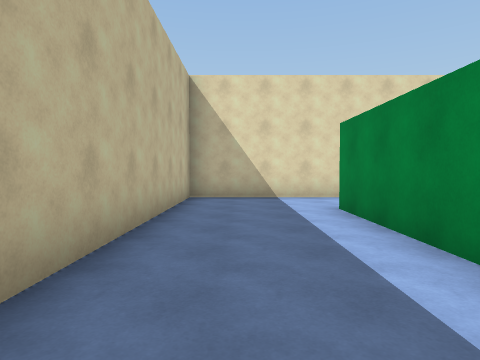
view 1 (above)

14 first-person views from a walk through a scene from a Unity 3-D project. The camera is 1.4 m above the floor, tilts 2° down and sees 75° across. The floor is counted in squares, 2 m on a side. Each view is taken from the middle of a square. On the plan, view 1 faces up. The plan holds only what a view shows up to about 10 squares ahead; the rest is blank. The player is left out.

view 2
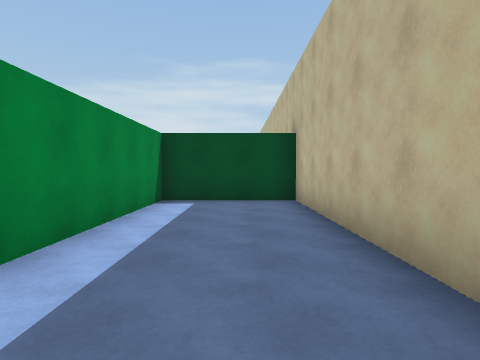

view 3
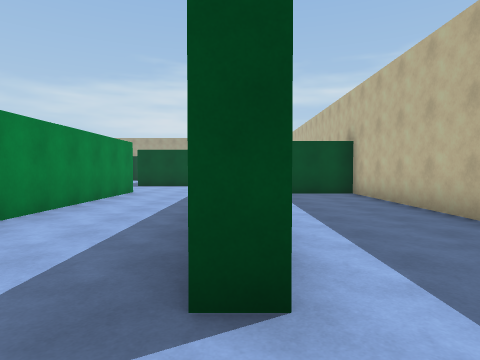

view 4
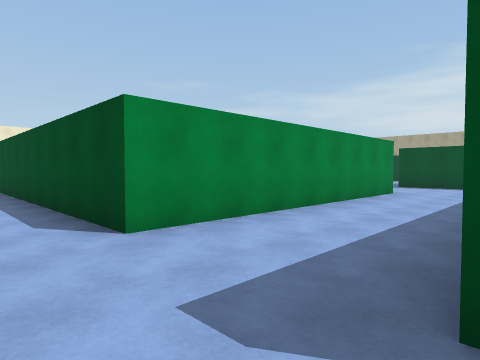

view 5
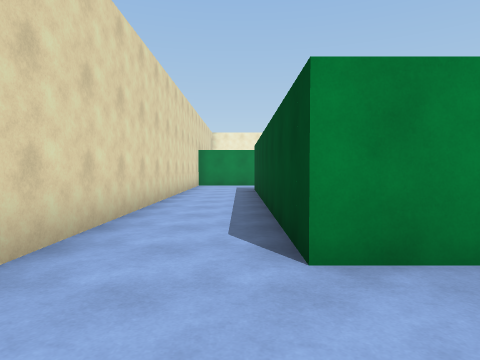

view 6
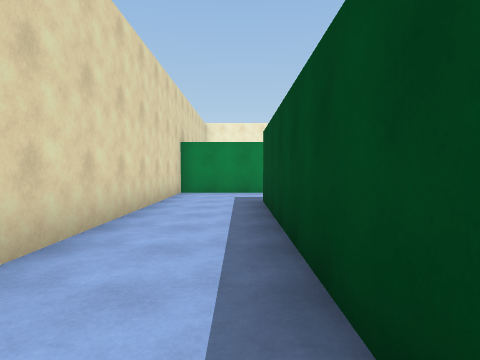

view 7
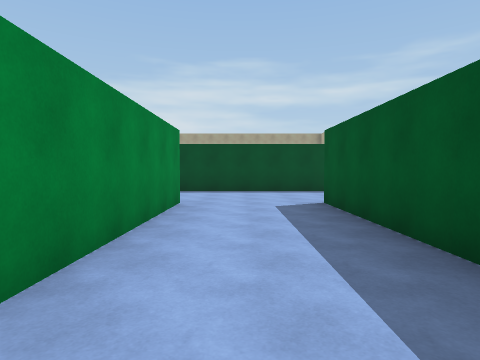

view 8
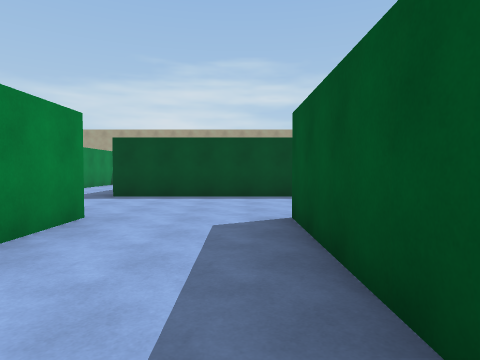

view 9
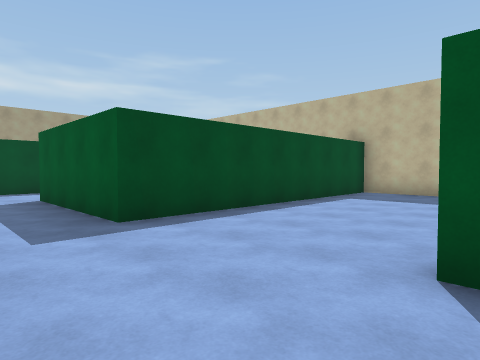

view 10
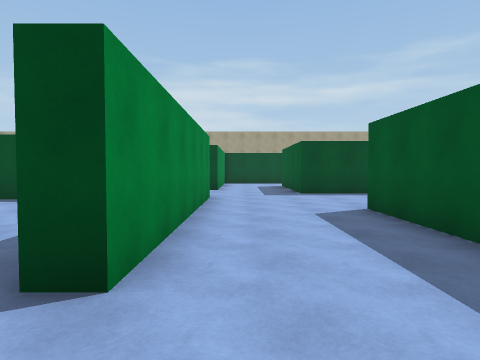

view 11
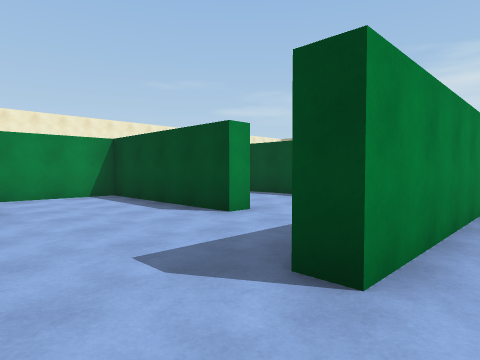

view 12
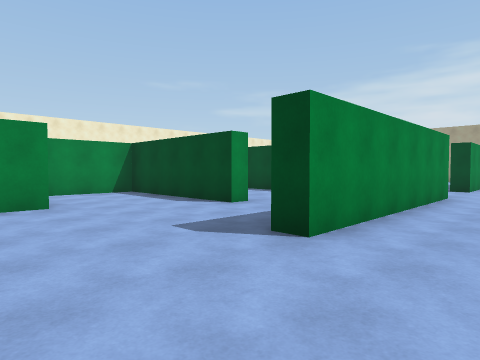

view 13
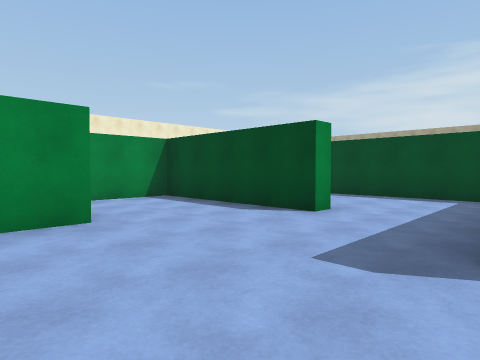

view 14
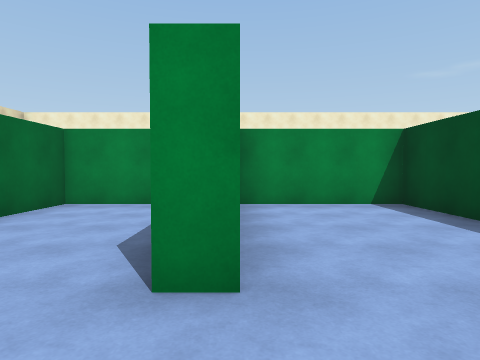

### Floor plan
Points are (right, up) in squares from view 1. A wall is a line through its corners. A room is listed if a view was taken in it or the views show most of it. See-through windows are left out.
Room 1 (views 1, 2)
walls: (1.6, 7.7) (-1.3, 7.7) (-1.3, -2) (1.7, -2) (1.7, 5.5)
ways out: opening at (2, 6.5) to room 2
Room 2 (views 3, 4, 5, 6, 7, 8)
walls: (2.2, 1.8) (2.2, -2.5); (5.2, -2.6) (5.2, 5.5) (13.8, 5.5); (1.7, 5.5) (2.2, 5.5); (2.5, 7.7) (1.6, 7.7); (8.7, -4.8) (8.7, -3.5); (-1.3, -4) (-1.3, -6) (6.2, -6); (16.2, 5.2) (16.2, 7.7) (5.2, 7.7)
ways out: opening at (2, 6.5) to room 1; opening at (7.5, -2.5) to room 3; opening at (7.5, -5.5)
Room 3 (views 9, 10, 11, 12, 13)
walls: (11.7, -0.5) (16.2, -0.5) (16.2, 2.5) (14.5, 2.5); (13.2, 2.4) (13.2, 3.5); (8.7, -3.5) (8.7, 1.2) (9.2, 1.2); (5.7, 0.1) (5.7, -2.5)
ways out: opening at (7.5, -2.5) to room 2; opening at (10.5, -1) to room 4
Room 4 (view 14)
walls: (11.7, -1) (11.7, -0.5); (10, -4.3) (16.2, -4.3) (16.2, -1)
ways out: opening at (10.5, -1) to room 3

Where each view was taken, in squares from view 1:
view 1: 0 up, 0 right, facing up
view 2: 5 up, 0 right, facing down
view 3: 7 up, 2 right, facing down
view 4: 7 up, 2 right, facing down-right
view 5: 6 up, 3 right, facing right
view 6: 6 up, 7 right, facing right
view 7: 4 up, 4 right, facing down
view 8: 2 up, 3 right, facing down
view 9: 2 down, 8 right, facing down-left
view 10: 3 up, 8 right, facing down
view 11: 3 up, 8 right, facing down-right
view 12: 4 up, 7 right, facing down-right
view 13: 4 up, 9 right, facing down-right
view 14: 1 down, 10 right, facing right
